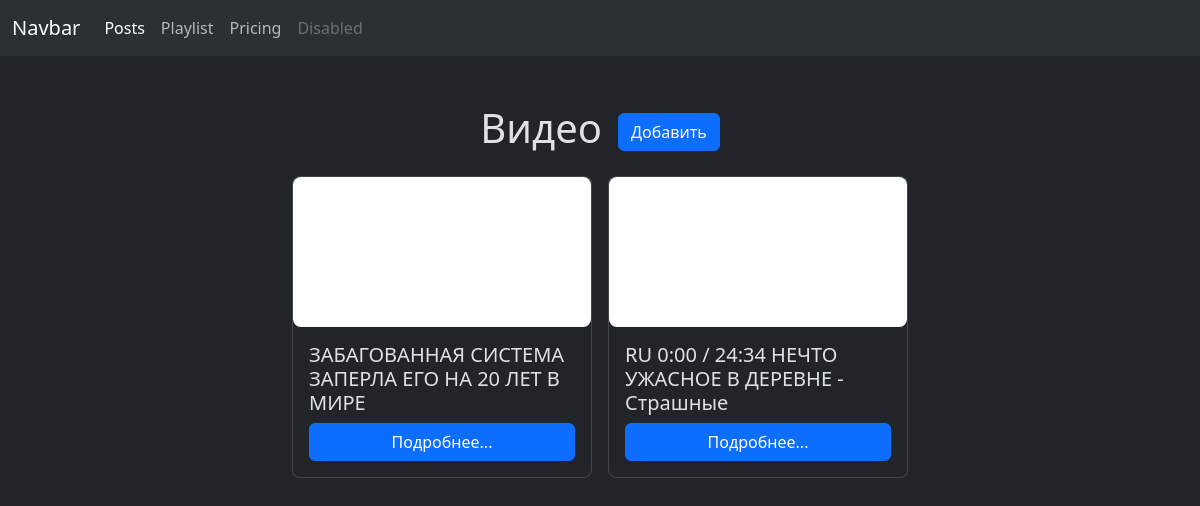
Page /playlist/ on the earlier database version.
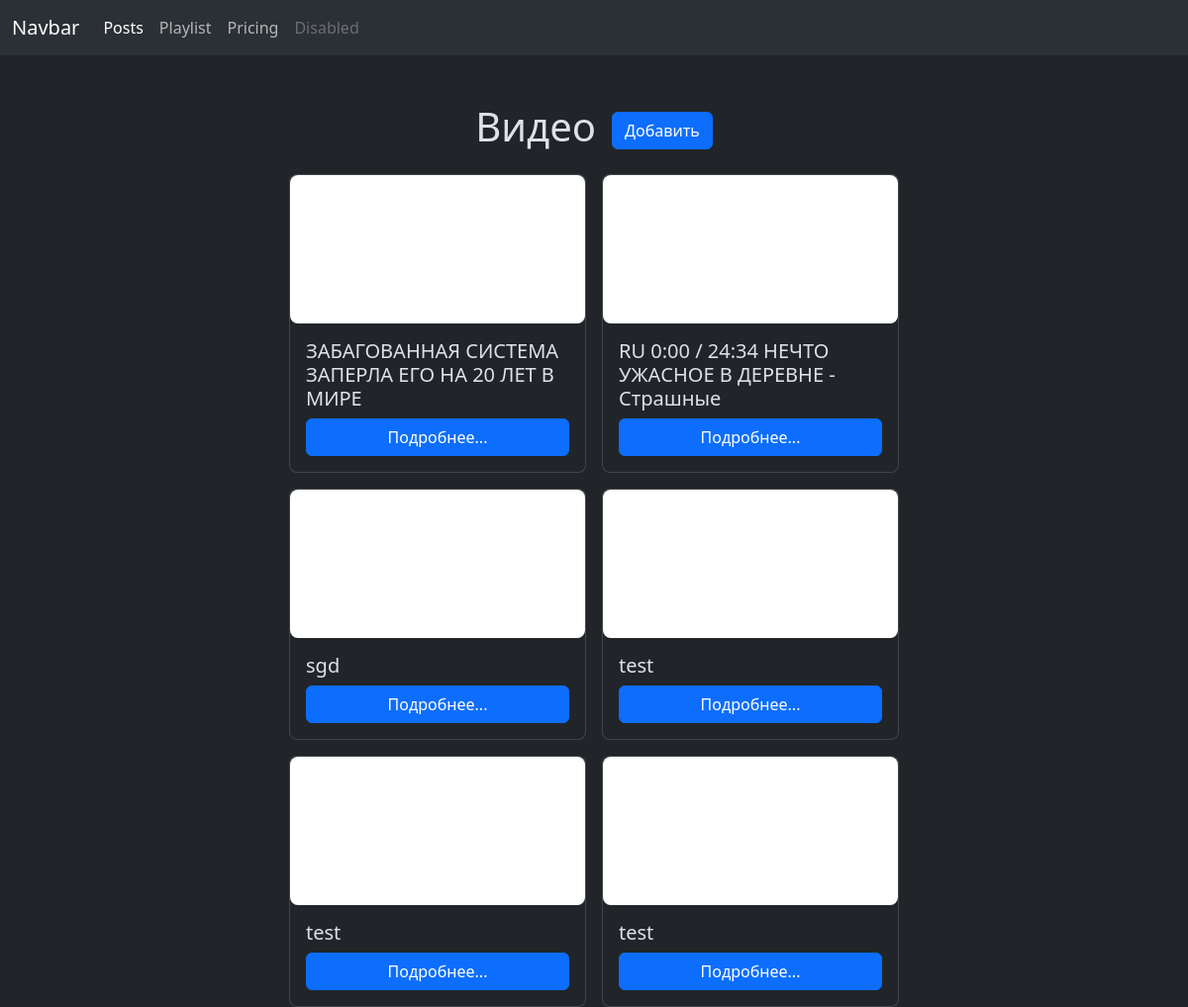
Same page on the later database version.
### playlist/models.py (models this page shows)
class Video(models.Model):
    name = models.CharField(max_length=50)
    embed_code = models.CharField(max_length=100)
    is_published = models.BooleanField(default=True)

### playlist/views.py (the view)
# urls.py: path('playlist/', playlist,  name='playlist'),
def playlist(request):
    all_videos = Video.objects.all()
    return render(request, 'playlist/playlist.html', {'all_videos': all_videos})

### playlist/templates/playlist/playlist.html (shortened to what this page needs)
{% extends 'blog/base.html' %}
{% load static %}
{% block content %}
    <div class="d-flex justify-content-center align-items-center mt-5 gap-3">
        <h1 class="text-center">Видео</h1>
        <a href="{% url 'create_video' %}" class="btn btn-primary">Добавить</a>
    </div>
    <div class="mt-3 d-flex justify-content-center gap-3 flex-wrap mx-auto" style="max-width: 700px">
        {% for video in all_videos %}
            {% if video.is_published == True %}
                <div class="card justify-content-center rounded-3"
                     style="width: 300px;">
                    <iframe class="w-100 rounded-3"
                            src="https://www.youtube.com/embed/{{ video.embed_code }}"
                            title="YouTube video player"
                            allow="accelerometer; autoplay; clipboard-write; encrypted-media; gyroscope; picture-in-picture; web-share"
                            allowfullscreen></iframe>
                    <div class="card-body d-flex justify-content-center flex-column">
                        <h5 class="card-title">{{ video.name }}</h5>
                        <a href="#" class="btn btn-primary">Подробнее...</a>
                    </div>
                </div>
            {% endif %}
        {% endfor %}
    </div>
{% endblock %}

Differences in the rows shown:
added Video: name "sgd"
added Video: name "test"
added Video: name "test"
added Video: name "test"
